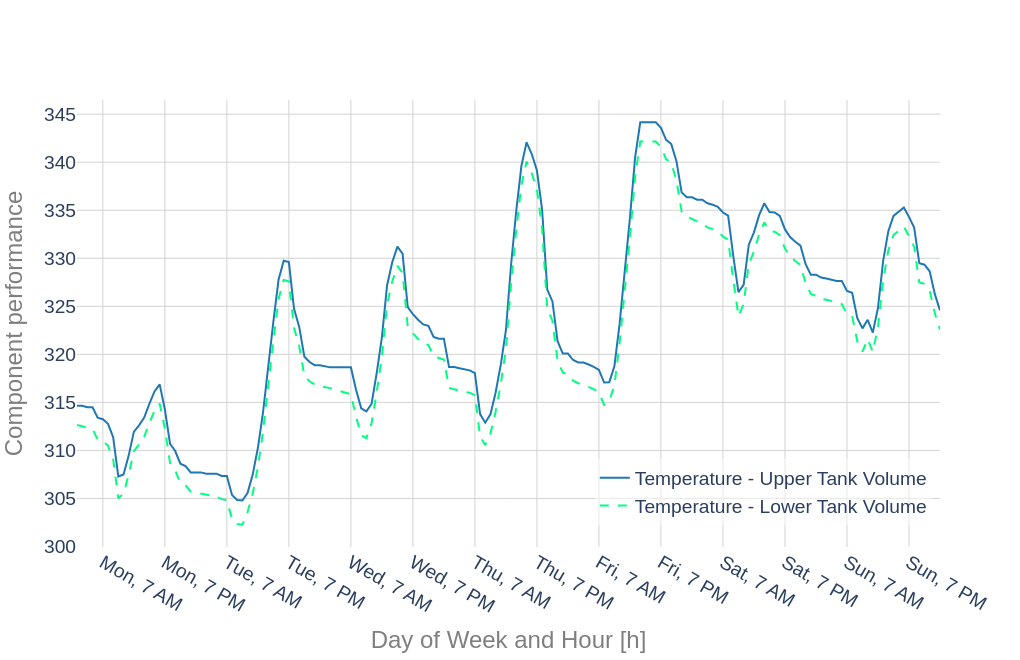

The notebook cell saved with this chart:
### Code cell
fig = Plot(data_headers = [r['t_tank_up'], r['t_tank_low']], \
                 outpath = path, save_image = True, title = '', \#'Individual SWH New' + ', Climate Zone ' + str(int(cold_cz)), label_v = 'Temperature [K]',\
                 label_h = 'Day of Week and Hour [h]', label_v = 'Temperature [K]', legend = True, duration_curve = False, margin_l = m_l, margin_b = m_b,\
                 notebook_mode = True, width = w, height = h, fontsize = f, legend_x = 0.6, legend_y = 0.05).\
            series(ts_res_com_new_cold.loc[first_hour + 1: last_hour,\
                ['day_of_week', r['t_tank_up'], r['t_tank_low']]],  index_in_a_column = 'day_of_week', xtickvals = ts_res_com_new_cold['day_of_week'].unique()[6::12], \
                 outfile = 'ts_temps_res_com_new_cold.pdf', modes = ['lines', 'lines'], dashes = ['solid','dash'], width=[2,2], \
                   colors = ['rgb(31, 119, 180)', 'rgb(0,255,127)'])

### Figure 1 — Plotly figure (JSON) as saved in the notebook; plotly's stock layout.template omitted (floating-point values rounded to 4 significant figures; data arrays with more than 128 entries replaced by an {"elided": "..."} marker saying what was removed)
{"data": [{"line": {"color": "rgb(31, 119, 180)", "dash": "solid", "width": 2}, "mode": "lines", "name": "Temperature - Upper Tank Volume", "type": "scatter", "x": {"elided": "168 str values"}, "y": {"elided": "168 float values"}}, {"line": {"color": "rgb(0,255,127)", "dash": "dash", "width": 2}, "mode": "lines", "name": "Temperature - Lower Tank Volume", "type": "scatter", "x": {"elided": "168 str values"}, "y": {"elided": "168 float values"}}], "layout": {"font": {"family": "arial", "size": 24}, "height": 660, "legend": {"bgcolor": "rgba(255, 255, 255, 0.5)", "font": {"family": "arial", "size": 19.2}, "x": 0.6, "y": 0.05}, "margin": {"b": 60, "l": 60}, "plot_bgcolor": "white", "showlegend": true, "title": {"font": {"family": "arial", "size": 24}, "text": ""}, "width": 1020, "xaxis": {"autorange": true, "gridcolor": "lightgrey", "range": [0, 167], "tickfont": {"size": 19.2}, "tickvals": ["Mon, 7 AM", "Mon, 7 PM", "Tue, 7 AM", "Tue, 7 PM", "Wed, 7 AM", "Wed, 7 PM", "Thu, 7 AM", "Thu, 7 PM", "Fri, 7 AM", "Fri, 7 PM", "Sat, 7 AM", "Sat, 7 PM", "Sun, 7 AM", "Sun, 7 PM"], "title": {"font": {"color": "#7f7f7f", "size": 24}, "text": "Day of Week and Hour [h]"}, "type": "category"}, "yaxis": {"autorange": true, "gridcolor": "lightgrey", "range": [299.9, 346.5], "tickfont": {"size": 19.2}, "title": {"font": {"color": "#7f7f7f", "size": 24}, "text": "Component performance"}, "type": "linear"}}}
